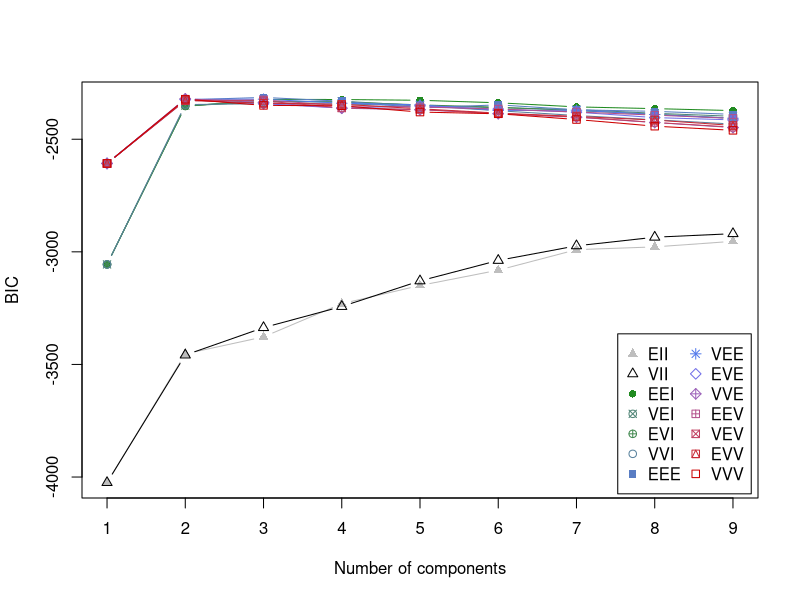
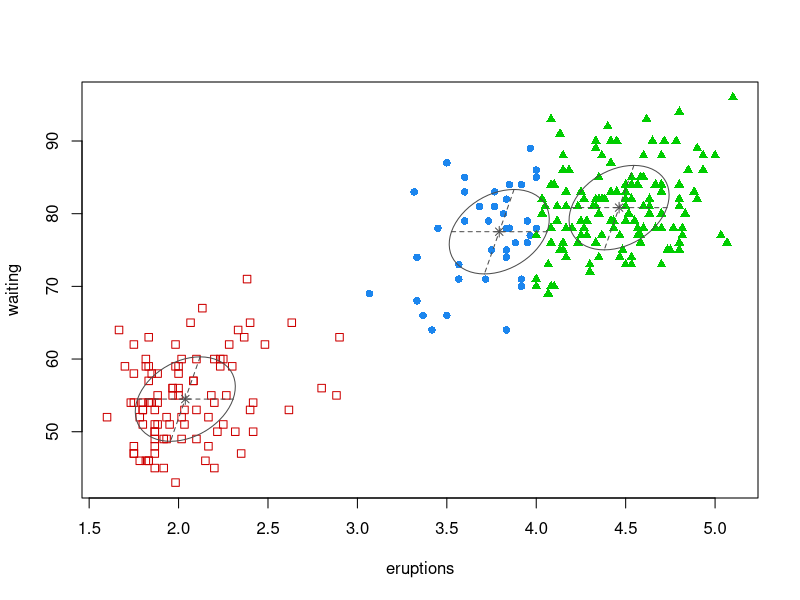
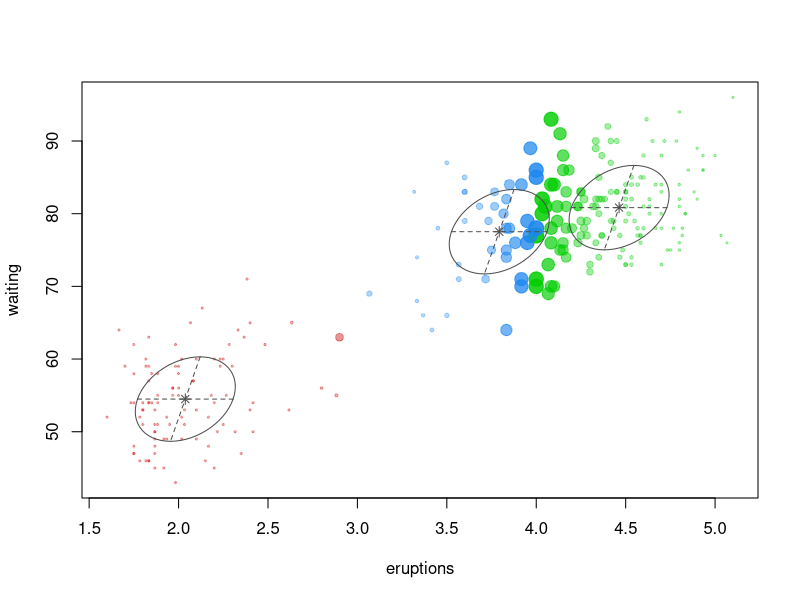
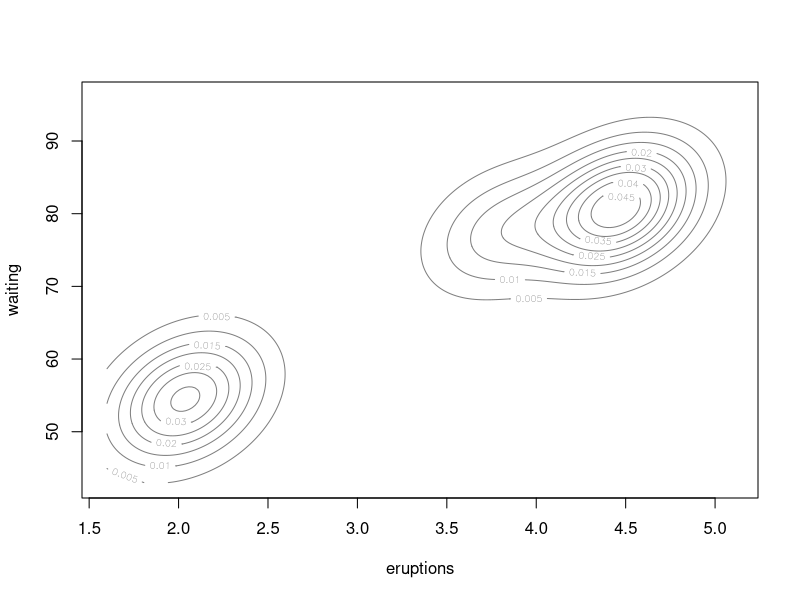
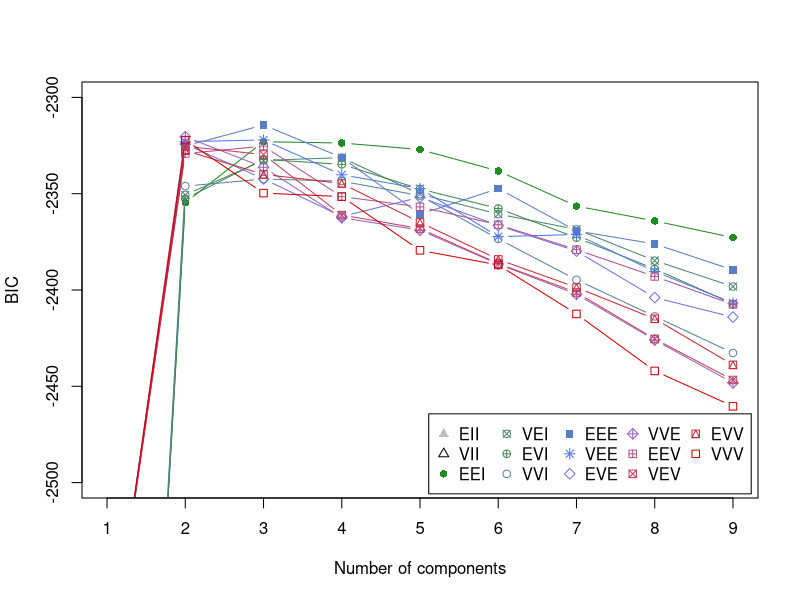
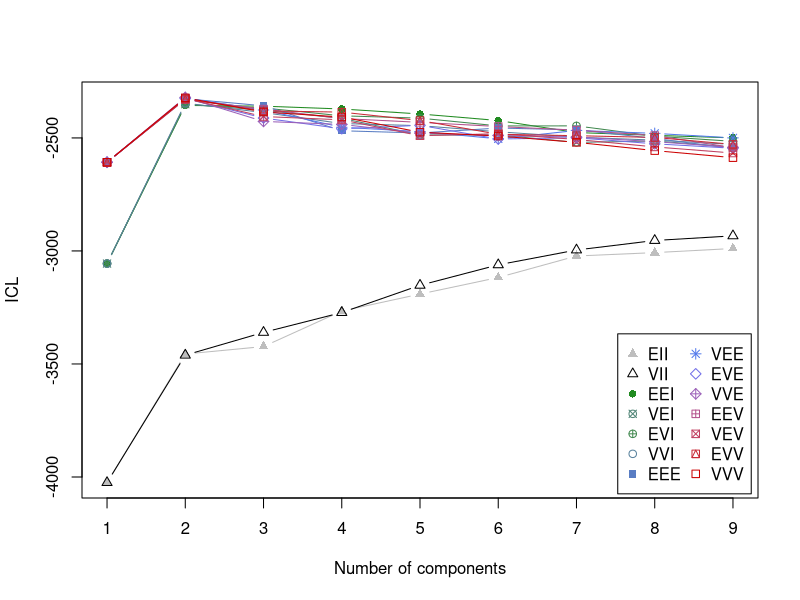
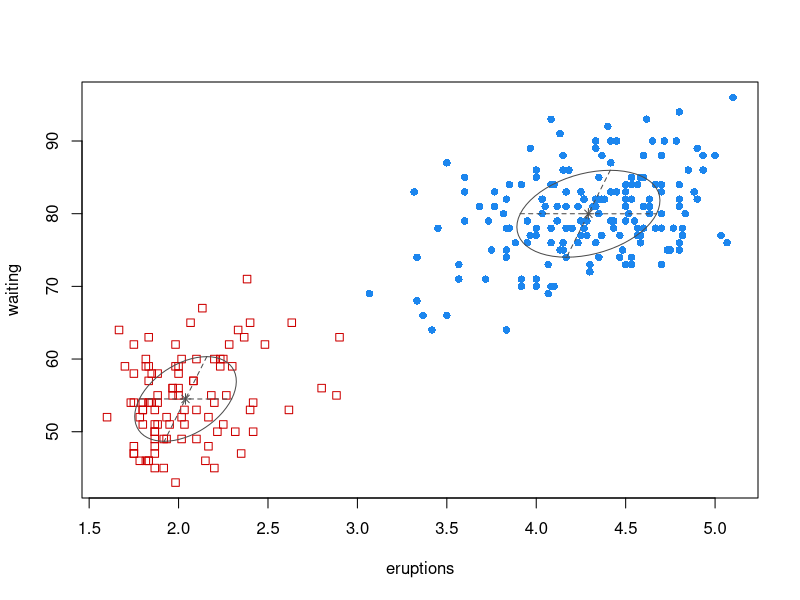
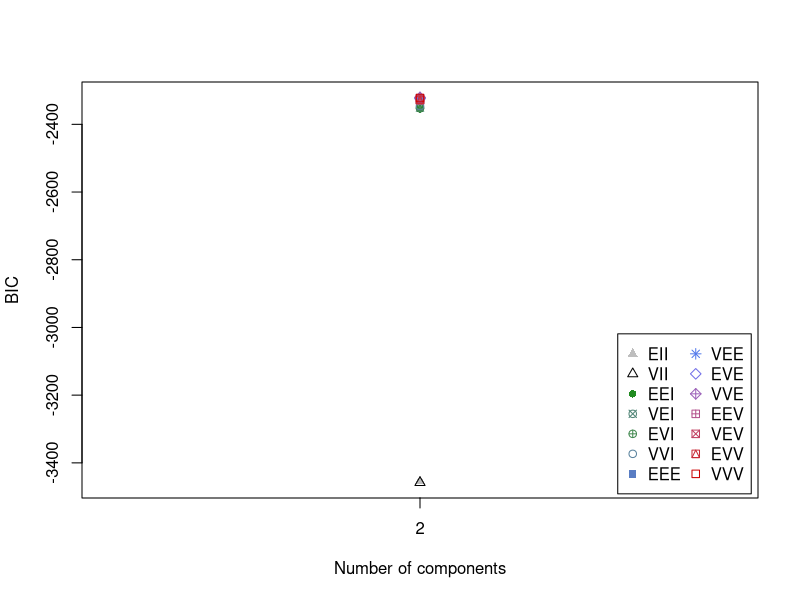

Write the R code that produced these figures, in order.
data(faithful)
library(mclust)

faithfulMclust <- Mclust(faithful)
summary(faithfulMclust)
summary(faithfulMclust, parameters = T)
plot(faithfulMclust)
#plot(faithfulMclust, col = "grey")

faithfulBIC <- mclustBIC(faithful) #BIC value만 보기 
faithfulBIC
faithfulSummary <- summary(faithfulBIC, data=faithful)
faithfulSummary

plot(faithfulBIC, g = 1:7, ylim = c(-2500,-2300), legendArgs = list(x = "bottomright", ncol=5))

ICL <- mclustICL(faithful) #top3가 모두 2개의 분포가 적당하다고 말하고 있음 
ICL
plot(ICL)


LRT <- mclustBootstrapLRT(faithful, modelName = "VVV") #bootstrapping 
LRT

LRT <- mclustBootstrapLRT(faithful, modelName = "VVE")
LRT

LRT <- mclustBootstrapLRT(faithful, modelName = "VEE")
LRT


mod <- Mclust(faithful, G = 2, modleNmae = "VVV")
summary(mod, parameters = T)
plot(mod, what = "classification", main = F)
plot(mod)
